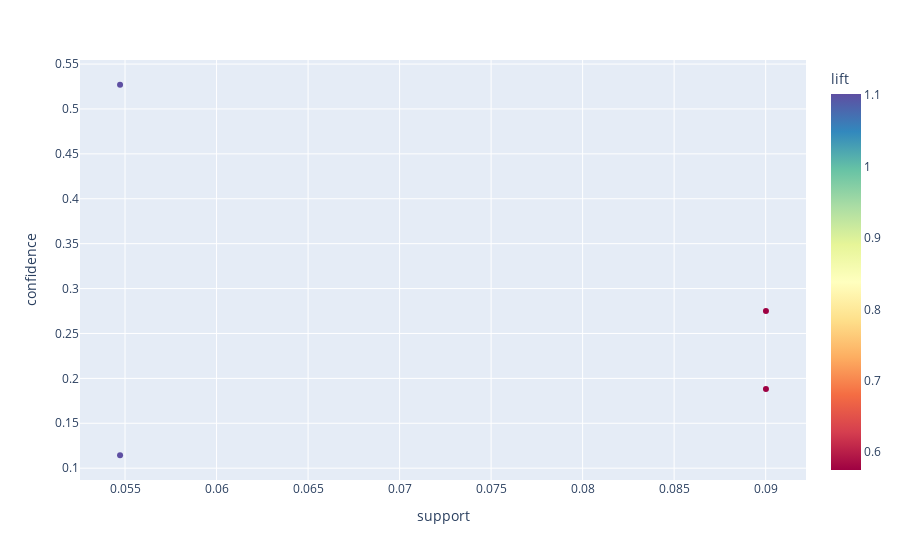

The cell this chart's notebook holds for it:
### Code cell
# Using plotly express to create interactive plot of the rule

import plotly.express as px

bakery_df_s = pd.DataFrame(rules_df_s, columns= ['antecedents', 'consequents', 'antecedent support', 'consequent support', 'support', 'confidence', 'lift', 'leverage', 'conviction'])
fig = px.scatter(bakery_df_s, x='support', y='confidence', color='lift',
                hover_data=['antecedents', 'consequents'], color_continuous_scale='spectral')

fig.show()

### Figure 1 — Plotly figure (JSON) as saved in the notebook; plotly's stock layout.template omitted (floating-point values rounded to 4 significant figures)
{"data": [{"customdata": [["Bread", "Coffee"], ["Coffee", "Bread"], ["Cake", "Coffee"], ["Coffee", "Cake"]], "hovertemplate": "support=%{x}<br>confidence=%{y}<br>antecedents=%{customdata[0]}<br>consequents=%{customdata[1]}<br>lift=%{marker.color}<extra></extra>", "legendgroup": "", "marker": {"color": [0.5751, 0.5751, 1.102, 1.102], "coloraxis": "coloraxis", "symbol": "circle"}, "mode": "markers", "name": "", "orientation": "v", "showlegend": false, "type": "scatter", "x": [0.09002, 0.09002, 0.05473, 0.05473], "xaxis": "x", "y": [0.2751, 0.1882, 0.527, 0.1144], "yaxis": "y"}], "layout": {"coloraxis": {"colorbar": {"title": {"text": "lift"}}, "colorscale": [[0, "rgb(158,1,66)"], [0.1, "rgb(213,62,79)"], [0.2, "rgb(244,109,67)"], [0.3, "rgb(253,174,97)"], [0.4, "rgb(254,224,139)"], [0.5, "rgb(255,255,191)"], [0.6, "rgb(230,245,152)"], [0.7, "rgb(171,221,164)"], [0.8, "rgb(102,194,165)"], [0.9, "rgb(50,136,189)"], [1, "rgb(94,79,162)"]]}, "legend": {"tracegroupgap": 0}, "margin": {"t": 60}, "xaxis": {"anchor": "y", "domain": [0, 1], "title": {"text": "support"}}, "yaxis": {"anchor": "x", "domain": [0, 1], "title": {"text": "confidence"}}}}
